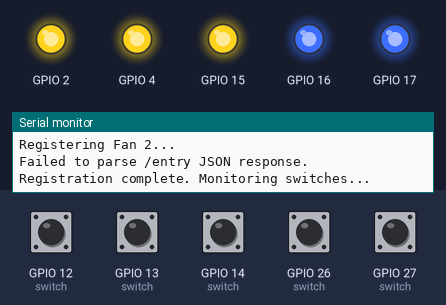
Simulated run of this sketch. Board: ESP32. Shown: output pins drawn as LEDs (lit = HIGH), the last lines printed to the serial monitor. The inputs (shaded band) are chosen by the test bench; at power-on: GPIO 12 (switch), GPIO 13 (switch), GPIO 14 (switch), GPIO 26 (switch), GPIO 27 (switch) LOW. WiFi joins after 1.5 s; servers stay silent unless stated; uploads are accepted with an empty reply.

Above: at 3.7 s.
3.8 s: GPIO 12 (switch) pulled HIGH for 0.15 s
At 3.94 s:
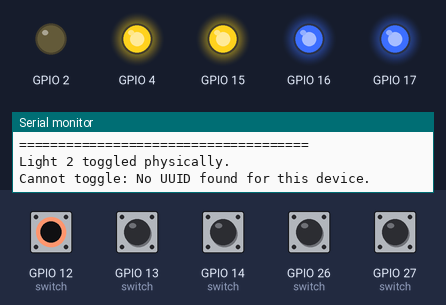
5.5 s: GPIO 26 (switch) pulled HIGH for 0.15 s
At 5.65 s:
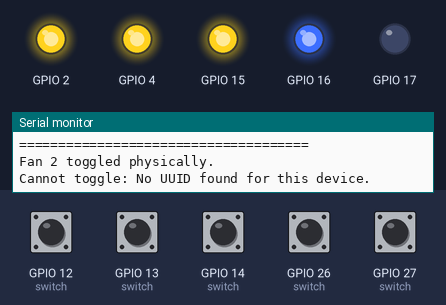
7.2 s: GPIO 13 (switch) pulled HIGH for 0.15 s
At 7.36 s:
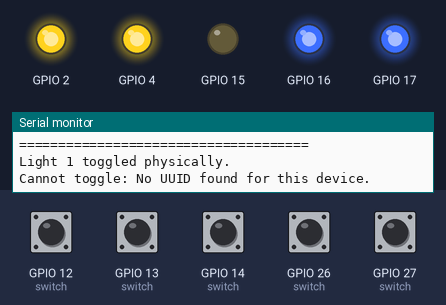
8.9 s: GPIO 14 (switch) pulled HIGH for 0.15 s
At 9.07 s:
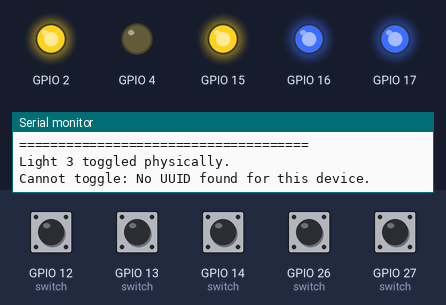
10.6 s: GPIO 27 (switch) pulled HIGH for 0.15 s
At 10.78 s:
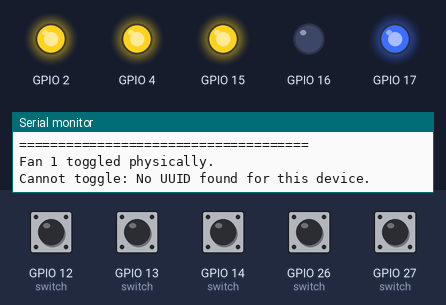
12.4 s: GPIO 12 (switch) driven HIGH and GPIO 13 (switch) driven HIGH and GPIO 14 (switch) driven HIGH and GPIO 26 (switch) driven HIGH and GPIO 27 (switch) driven HIGH
At 14.1 s:
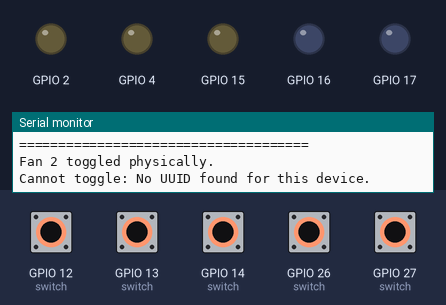
Timing chart, 0 to 15.6 s (numbered marks = the images above; inputs shaded):
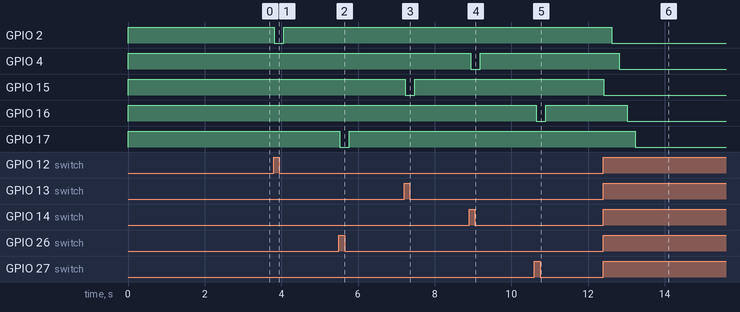

Measured:
- after the input at 3.8 s, GPIO 2: HIGH → LOW at once, → HIGH 0.25 s later
- after the input at 5.5 s, GPIO 17: HIGH → LOW at once, → HIGH 0.25 s later
- after the input at 7.2 s, GPIO 15: HIGH → LOW at once, → HIGH 0.25 s later
- after the input at 8.9 s, GPIO 4: HIGH → LOW at once, → HIGH 0.25 s later
- after the input at 10.6 s, GPIO 16: HIGH → LOW after 0.05 s, → HIGH 0.25 s later
- after the input at 12.4 s, GPIO 2: HIGH → LOW after 0.21 s; GPIO 4: HIGH → LOW after 0.42 s; GPIO 15: HIGH → LOW at once; GPIO 16: HIGH → LOW after 0.62 s; GPIO 17: HIGH → LOW after 0.83 s

The sketch:

sketch.ino
```cpp
#include <WiFi.h>
#include <HTTPClient.h>
#include <WiFiClientSecure.h>
#include <ArduinoJson.h>

const char* ssid = "Wokwi-GUEST";
const char* password = "";

// Base URL for Localtunnel (Ensure no trailing slash)
const char* API_BASE_URL = "https://flat-mammals-smile.loca.lt";

// Expanded struct to hold all DB registration data and the returned UUID
struct OfficeDevice {
  String name;
  int switchPin;
  int ledPin;
  float powerUsage;
  String roomNumber;
  bool lastState;
  String uuid;
};

// Define the 5 devices for Work Room 1
const int NUM_DEVICES = 5;
OfficeDevice devices[NUM_DEVICES] = {
  {"Light 1", 13, 15, 15.0, "Work Room 1", false, ""},
  {"Light 2", 12, 2,  15.0, "Work Room 1", false, ""},
  {"Light 3", 14, 4,  15.0, "Work Room 1", false, ""},
  {"Fan 1",   27, 16, 60.0, "Work Room 1", false, ""},
  {"Fan 2",   26, 17, 60.0, "Work Room 1", false, ""}
};

void setup() {
  Serial.begin(115200);

  // 1. Initialize hardware pins
  for (int i = 0; i < NUM_DEVICES; i++) {
    pinMode(devices[i].switchPin, INPUT_PULLUP);
    pinMode(devices[i].ledPin, OUTPUT);

    bool isSwitchOn = (digitalRead(devices[i].switchPin) == LOW);
    digitalWrite(devices[i].ledPin, isSwitchOn ? HIGH : LOW);
    devices[i].lastState = isSwitchOn;
  }

  // 2. Connect to WiFi
  WiFi.begin(ssid, password);
  Serial.print("Connecting to WiFi");
  while (WiFi.status() != WL_CONNECTED) {
    delay(500);
    Serial.print(".");
  }
  Serial.println("\nConnected to WiFi!");

  // 3. Register devices to get UUIDs
  Serial.println("Starting Device Registration...");
  for (int i = 0; i < NUM_DEVICES; i++) {
    registerDevice(i);
  }
  Serial.println("Registration complete. Monitoring switches...");
}

void loop() {
  // Check the state of all switches
  for (int i = 0; i < NUM_DEVICES; i++) {
    bool isSwitchOn = (digitalRead(devices[i].switchPin) == LOW);

    // If the physical switch is flipped
    if (isSwitchOn != devices[i].lastState) {
      Serial.println("=====================================");
      Serial.println(devices[i].name + " toggled physically.");

      // Update LED indicator immediately
      digitalWrite(devices[i].ledPin, isSwitchOn ? HIGH : LOW);

      devices[i].lastState = isSwitchOn;

      // Only send toggle if we successfully got a UUID during registration
      if (devices[i].uuid != "") {
        sendToggleRequest(devices[i].uuid);
      } else {
        Serial.println("Cannot toggle: No UUID found for this device.");
      }

      delay(200); // Debounce
    }
  }
  delay(50);
}

void registerDevice(int index) {
  if (WiFi.status() == WL_CONNECTED) {
    WiFiClientSecure client;
    client.setInsecure();

    HTTPClient http;
    String url = String(API_BASE_URL) + "/entry";

    http.begin(client, url);
    http.addHeader("Bypass-Tunnel-Reminder", "true");
    http.addHeader("Content-Type", "application/json");

    // Create JSON payload matching your Pydantic schema
    JsonDocument doc;
    doc["name"] = devices[index].name;
    doc["pin"] = devices[index].switchPin;
    doc["power_usage"] = devices[index].powerUsage;
    doc["room_number"] = devices[index].roomNumber;

    String requestBody;
    serializeJson(doc, requestBody);

    Serial.println("Registering " + devices[index].name + "...");
    int httpResponseCode = http.POST(requestBody);

    if (httpResponseCode > 0) {
      String payload = http.getString();

      // Parse the response to extract the generated ID
      JsonDocument responseDoc;
      DeserializationError error = deserializeJson(responseDoc, payload);

      if (!error) {
        // Assuming your FastAPI response returns the ID in an "id" field.
        // Change "id" to "uuid" if your schema outputs it differently.
        devices[index].uuid = responseDoc["id"].as<String>();
        Serial.println("Success! UUID saved: " + devices[index].uuid);
      } else {
        Serial.println("Failed to parse /entry JSON response.");
      }
    } else {
      Serial.print("Registration failed. HTTP Error: ");
      Serial.println(httpResponseCode);
    }
    http.end();
  }
}

void sendToggleRequest(String deviceUuid) {
  if (WiFi.status() == WL_CONNECTED) {
    WiFiClientSecure client;
    client.setInsecure();

    HTTPClient http;

    // Construct the POST endpoint URL using the UUID
    String url = String(API_BASE_URL) + "/toggle/" + deviceUuid;
    Serial.println("Sending POST " + url);

    http.begin(client, url);
    http.addHeader("Bypass-Tunnel-Reminder", "true");
    http.addHeader("Content-Type", "application/json");

    // Send empty POST request to trigger the flip
    int httpResponseCode = http.POST("");

    if (httpResponseCode > 0) {
      Serial.print("Toggle Success! Code: ");
      Serial.println(httpResponseCode);
    } else {
      Serial.print("Toggle Error. Code: ");
      Serial.println(httpResponseCode);
    }
    http.end();
  }
}
```
